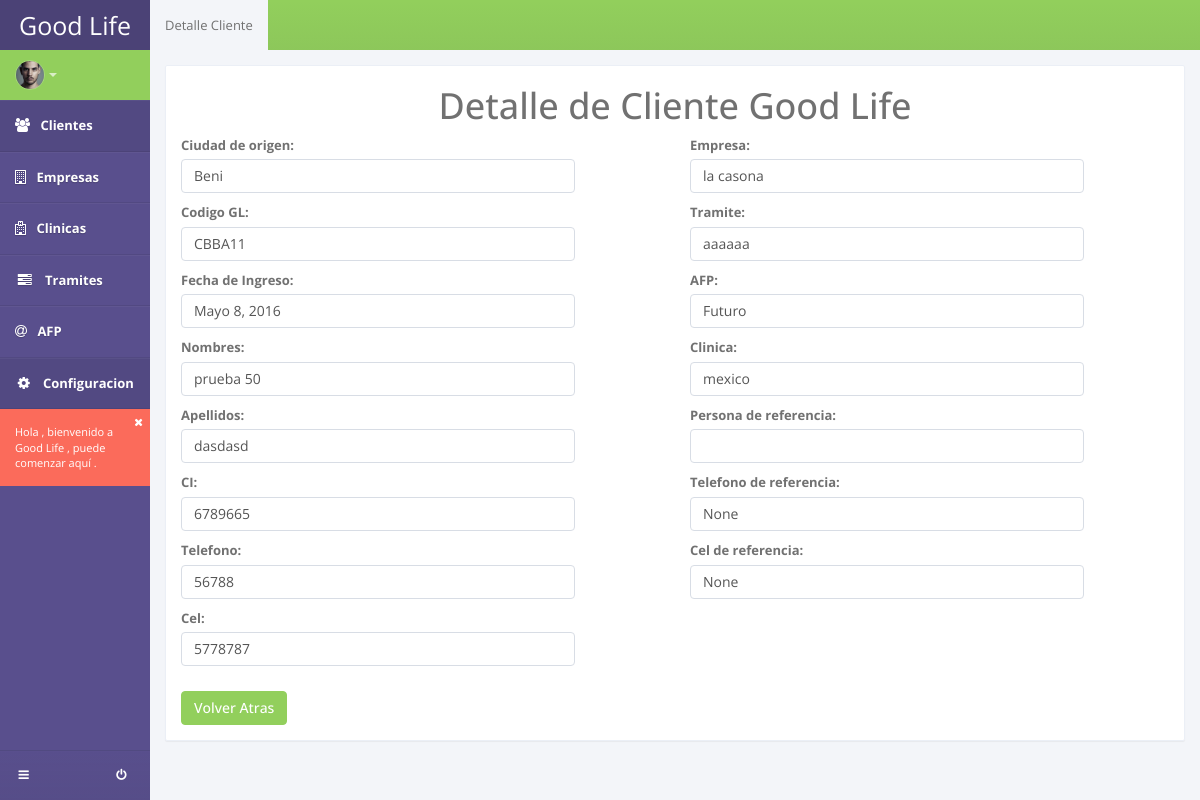
/detail_cliente/16, run on an earlier commit of the app's database.
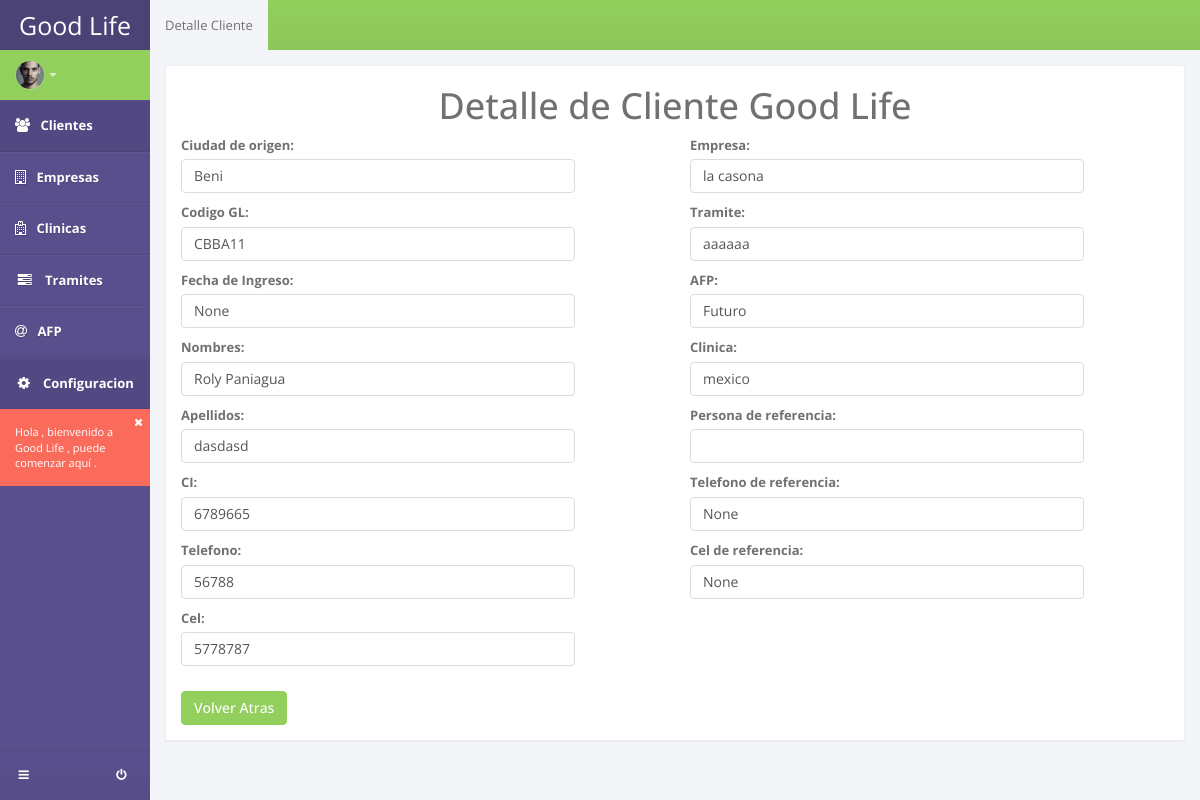
And on a later commit of the database.
### apps/clientes/models.py (models this page shows, shortened)
class Cliente(models.Model):
	codigo_gl = models.CharField(max_length=20)
	fecha_ingreso = models.DateField(null=True, blank=True)
	ciudad_origen = models.CharField(max_length=50, choices=DEP_CHOICES)
	nombres = models.CharField(max_length=100)
	apellidos = models.CharField(max_length=100)
	fecha_naciemiento = models.DateField(null=True, blank=True)
	edad = models.IntegerField()
	ci = models.BigIntegerField()
	expedido = models.CharField(max_length=100, null=True, blank=True)
	telefono = models.IntegerField(null=True, blank=True)
	cel = models.IntegerField(null=True, blank=True)
	foto = models.ImageField(upload_to='clientes', null=True, blank=True)
	activo = models.BooleanField(default=True)
	empresa = models.ForeignKey(Empresa, null=True, blank=True)
	tramite = models.ForeignKey(Tramite, null=True, blank=True)
	afps = models.ForeignKey(TramiteAfp, null=True, blank=True)
	clinica = models.ForeignKey(Clinica, null=True, blank=True)
	persona_referencia = models.CharField(max_length=150, null=True, blank=True)
	telefono_per_referencia = models.IntegerField(null=True, blank=True)
	cel_per_referencia = models.IntegerField(null=True, blank=True)
	usuario = models.CharField(max_length=50, null=True, blank=True)
	fecha_inactivo = models.DateField(null=True, blank=True)
	seguro = models.CharField(max_length=50, null=True, blank=True)

### apps/empresas/models.py (models this page shows)
class Empresa(models.Model):
	razon_social = models.CharField(max_length=150)
	direccion = models.CharField(max_length=150)
	telefono1 = models.CharField(max_length=20, blank=True)
	telefono2 = models.CharField(max_length=20, blank=True)
	nro_patronal = models.CharField(max_length=50, blank=True)
	departamento = models.CharField(max_length=100)
	municipios = models.CharField(max_length=100)
	def __unicode__(self):
		return self.razon_social

### apps/tramites/models.py (models this page shows)
class Tramite(models.Model):
	tipo_tramite = models.CharField(max_length=150)
	observaciones = models.CharField(max_length=500, blank=True)
	def __unicode__(self):
		return self.tipo_tramite

class TramiteAfp(models.Model):
	tipo_afp = models.CharField(max_length=150)
	observaciones = models.CharField(max_length=500, blank=True)
	def __unicode__(self):
		return self.tipo_afp

### apps/clinicas/models.py (models this page shows)
class Clinica(models.Model):
	razon_social = models.CharField(max_length=150)
	direccion = models.CharField(max_length=150)
	telefono1 = models.CharField(max_length=20, blank=True)
	telefono2 = models.CharField(max_length=20, blank=True)
	def __unicode__(self):
		return self.razon_social

### apps/clientes/views.py (the view)
# urls.py: url(r'^detail_cliente/(?P<pk>\d+)$', ClienteDetail.as_view(), name='cliente_detail'),
class ClienteDetail(DetailView):
  template_name = 'clientes/detail_cliente.html'
  model = Cliente

### templates/clientes/detail_cliente.html (shortened to what the changed rows need)
{% extends 'base_sistema.html' %}
{% block content %}
<section id="content">
  <section class="vbox">
      <section class="scrollable wrapper">
        <div class="panel panel-default">
          <div class="container">
            <div class="row">
              <h1 class="text-center">Detalle de Cliente Good Life</h1>
              <form class="form-horizontal" method='POST'>
                  <div class="col-md-6">
                    <div class="form-group">
                      <div class="col-sm-10">
                      <p class="form-control">{{object.ciudad_origen}}</p>
                      </div>
                      <div class="col-sm-10">
                        <p class="form-control">{{object.codigo_gl}}</p>
                      </div>
                      <div class="col-sm-10">
                        <p class="form-control">{{object.fecha_ingreso}}</p>
                      </div>
                      <div class="col-sm-10">
                        <p class="form-control">{{object.nombres}}</p>
                      </div>
                      <div class="col-sm-10">
                        <p class="form-control">{{object.apellidos}}</p>
                      </div>
                      <div class="col-sm-10">
                        <p class="form-control">{{object.ci}}</p>
                      </div>
                      <div class="col-sm-10">
                        <p class="form-control">{{object.telefono}}</p>
                      </div>
                      <div class="col-sm-10">
                        <p class="form-control">{{object.cel}}</p>
                      </div>
                    </div>
                  </div>
                  <div class="col-md-6">
                    <div class="form-group">
                      <div class="col-sm-10">
                      <p class="form-control">{{object.empresa}}</p>
                      </div>
                      <div class="col-sm-10">
                      <p class="form-control">{{object.tramite}}</p>
                      </div>
                      <div class="col-sm-10">
                      <p class="form-control">{{object.afps}}</p>
                      </div>
                      <div class="col-sm-10">
                      <p class="form-control">{{object.clinica}}</p>
                      </div>
                      <div class="col-sm-10">
                        <p class="form-control">{{object.telefono_per_referencia}}</p>
                      </div>
                      <div class="col-sm-10">
                        <p class="form-control">{{object.cel_per_referencia}}</p>
                      </div>
                    </div>
                  </div>
                </form>
              </div>
            </div>
          </div>
      </section>
  </section>
</section>
{% endblock content %}

What changed in the data, as far as the page shows it:
changed Cliente "Beni": fecha_ingreso "Mayo 8, 2016" → "None"; nombres "prueba 50" → "Roly Paniagua"
